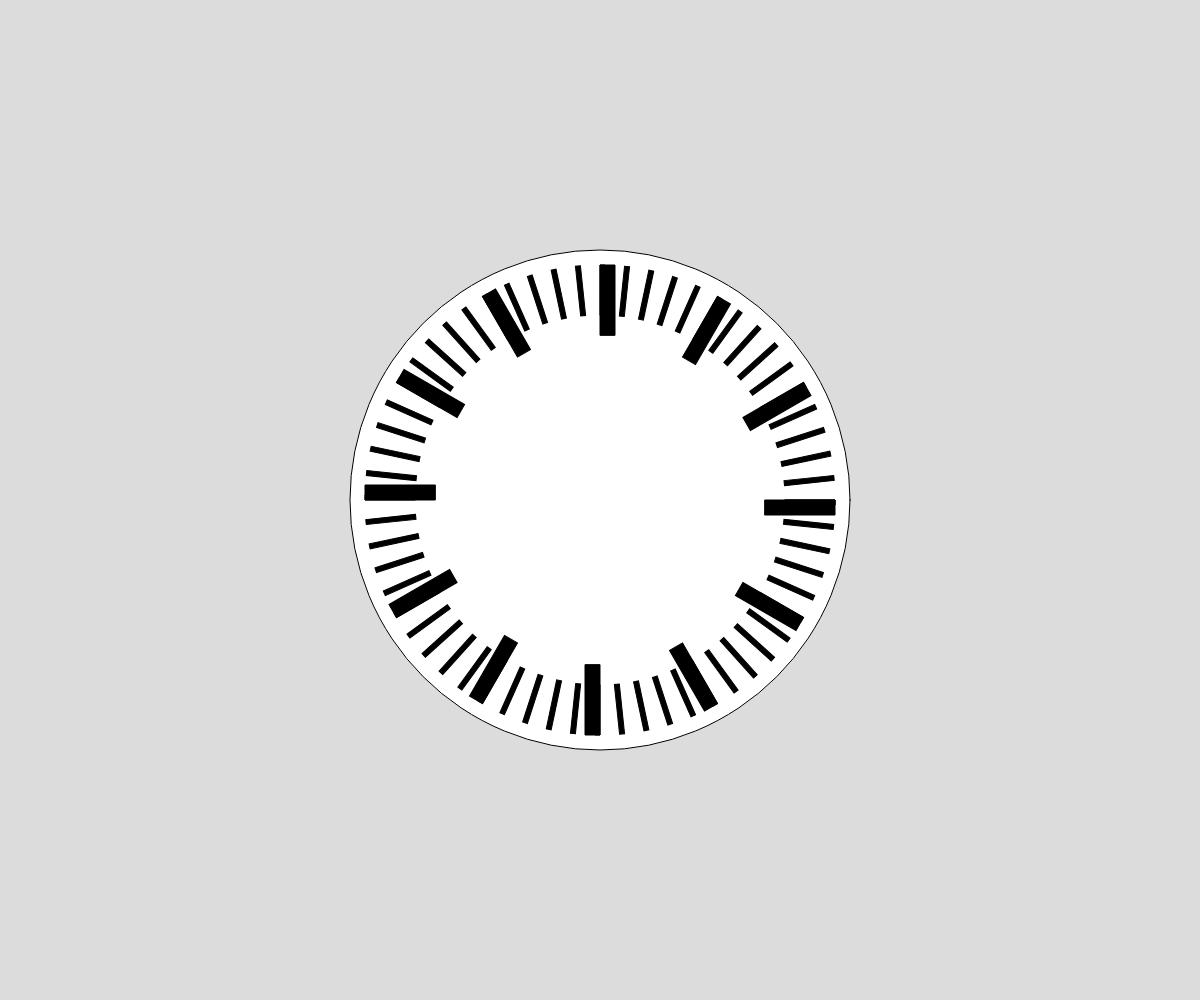
Frame 1 (no input)
Frame 60 (no input): identical to frame 1, image omitted
Frame 120 (the mouse pressed at the canvas centre since frame 60): identical to frame 1, image omitted

The p5.js sketch that drew this single still picture (run headless with seeded random() and noise() and a simulated clock; from frame 60 on, the mouse is pressed at the canvas centre):

// p5.js sketch
// ── sketch.js
// Project Title
// Your Name
// Date
//
// Extra for Experts:
// - describe what you did to take this project "above and beyond"


async function setup() {
  createCanvas(windowWidth, windowHeight);
  angleMode(DEGREES);
}

function draw() {
  background(220);
  translate(windowWidth/2,windowHeight/2);
  circle(0,0,500);
  for(let i = 0; i <= 360; i+=6){
  push();
  rotate(i);
  fill(0);
  rect(185,0,50,5);
  pop();
  }
  for(let i = 30; i <= 360; i+=30){
  push();
  rotate(i);
  fill(0);
  rect(165,0,70,15);
  pop();
  }

}
